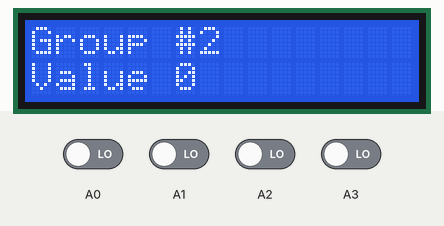
The sketch below on a simulated Arduino Uno, built with avr-gcc and run on an emulated ATmega328P. Shown: 16×2 character LCD. Inputs (shaded band) come from the test bench; at power-on: A0–3 LOW. EEPROM starts erased.

Above: at 1.2 s.
1.3 s: A0 driven HIGH
2.8 s: A0 driven LOW
At 5.39 s:
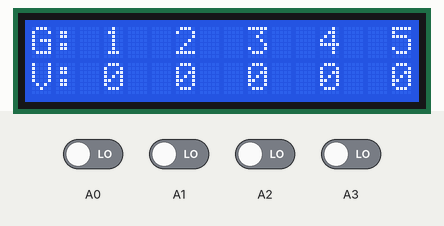
5.8 s: A1 driven HIGH
7.3 s: A0 driven HIGH
At 7.76 s:
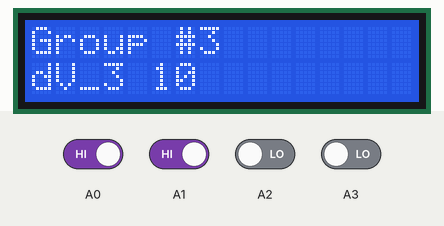
10.3 s: A2 driven HIGH
At 11.3 s:
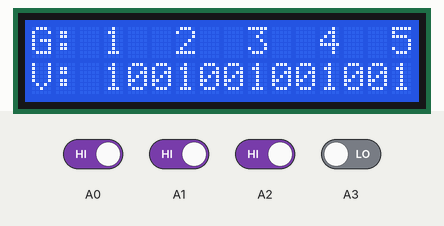
13.3 s: A0 driven LOW and A1 driven LOW
At 13.67 s:
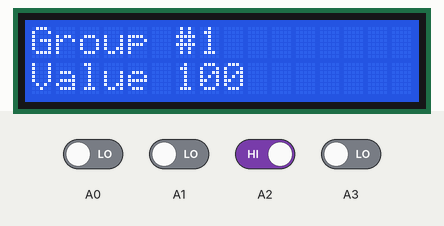
Timing chart, 0 to 16.3 s (numbered marks = the images above; inputs shaded):
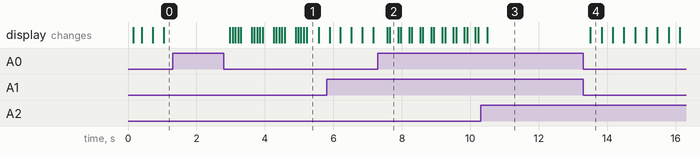

Measured:
- after the input at 1.3 s, every drawn part: stays the same
- after the input at 2.8 s, the display: first changes after 0.18 s (image 1 shows a later state)
- after the input at 10.3 s, the display: changes after 0.20 s (image 3)
- after the input at 13.3 s, the display: changes after 0.21 s (image 4)

The sketch:

DIMER_0.1.ino
```cpp
#include <Wire.h>
#include <LiquidCrystal_I2C.h>
#include <EEPROM.h>                       // Импортируем бмблиотеку

int Address_Value_1 = 0;                          // Переменная для хранения адреса
byte EValue_1;
int Address_Value_2 = 1;                          // Переменная для хранения адреса
byte EValue_2;
int Address_Value_3 = 2;                          // Переменная для хранения адреса
byte EValue_3;
int Address_Value_4 = 3;                          // Переменная для хранения адреса
byte EValue_4;
int Address_Value_5= 4;                          // Переменная для хранения адреса
byte EValue_5;
int Address_dV_1 = 5;                          // Переменная для хранения адреса
byte EdV_1;
int Address_dV_2 = 6;                          // Переменная для хранения адреса
byte EdV_2;
int Address_dV_3 = 7;                          // Переменная для хранения адреса
byte EdV_3;
int Address_dV_4 = 8;                          // Переменная для хранения адреса
byte EdV_4;
int Address_dV_5 = 9;                          // Переменная для хранения адреса
byte EdV_5;

LiquidCrystal_I2C lcd(0x27,16,2);  // Устанавливаем дисплей

int BATTON_SET=A0;
int BATTON_MORE=A1;
int BATTON_LESS=A2;
int BATTON_OK=A3;
int SET=0;
int MORE=0;
int LESS=0;
int OK=0;
int Value_1;
int Value_2;
int Value_3;
int Value_4;
int Value_5;
int dV_1;
int dV_2;
int dV_3;
int dV_4;
int dV_5;
unsigned long last_time;

void setup()
{
  lcd.init();
  pinMode(A0, INPUT);
  pinMode(A1, INPUT);
  pinMode(A2, INPUT);
  pinMode(A3, INPUT);
 // pinMode(13, OUTPUT);
  // ШИМ 8 разрядов, 32.25 кГц
  TCCR0A = TCCR0A & 0b11111000  | 1;
  TCCR0B = TCCR0B & 0b11111000  | 0x01;
  TCCR1A = TCCR1A & 0xe0 | 1;
  TCCR1B = TCCR1B & 0xe0 | 0x01;
  TCCR2A = TCCR2A & 0xe0 | 1;
  TCCR2B = TCCR2B & 0xe0 | 0x01;


}
void loop()
{
  lcd.init();
  lcd.backlight();// Включаем подсветку дисплея
 // lcd.print("Channel #1");
  //lcd.setCursor(0, 1);
 // Serial.begin(9600);
 // lcd.print("Value ");

 // while(true)

  BATTON_SET = !digitalRead(A0);
  BATTON_MORE = !digitalRead(A1);
  BATTON_LESS = !digitalRead(A2);
  BATTON_OK = !digitalRead(A3);


if (BATTON_SET == 1)
  {
    if (millis()-last_time>10000)
   {
      last_time=millis();
      SET=SET+1;
    }
  }

if (BATTON_MORE == 1)
  {
    if (millis()-last_time>10000)
   {
      last_time=millis();
      MORE=1;
    }
  }
if (BATTON_MORE != 1)
 {MORE=0;
  }

if (BATTON_LESS == 1)
  {
    if (millis()-last_time>10000)
   {
      last_time=millis();
      LESS=1;
    }
    else
    {LESS=0;}
  }
if (BATTON_LESS != 1)
 {LESS=0;
  }

if (BATTON_OK == 1)
  {
    if (millis()-last_time>10000)
   {
      last_time=millis();
      OK=1;
    }
    else
    {OK=0;}
  }
if (BATTON_OK != 1)
 {OK=0;
  }


if (SET>10)
  {
    SET=0;
  }
if (SET == 1)
  {
   // lcd.clear();
    lcd.setCursor(0, 0);
    lcd.print("Group #1");
    lcd.setCursor(0, 1);
    lcd.print("Value ");
    lcd.setCursor(6, 1);
    lcd.print(Value_1);
  }
  if (SET==2)
  {lcd.setCursor(0, 0);
    lcd.print("Group #1");
    lcd.setCursor(0, 1);
    lcd.print("dV_1 ");
    lcd.setCursor(5, 1);
    lcd.print(dV_1);
    }
  if (SET == 3)
  {
   // lcd.clear();
    lcd.setCursor(0, 0);
    lcd.print("Group #2");
    lcd.setCursor(0, 1);
    lcd.print("Value ");
    lcd.setCursor(6, 1);
    lcd.print(Value_2);
  }
  if (SET==4)
  {lcd.setCursor(0, 0);
    lcd.print("Group #2");
    lcd.setCursor(0, 1);
    lcd.print("dV_2 ");
    lcd.setCursor(5, 1);
    lcd.print(dV_2);
    }
  if (SET == 5)
  {
   // lcd.clear();
    lcd.setCursor(0, 0);
    lcd.print("Group #3");
    lcd.setCursor(0, 1);
    lcd.print("Value ");
    lcd.setCursor(6, 1);
    lcd.print(Value_3);
  }
  if (SET==6)
  {lcd.setCursor(0, 0);
    lcd.print("Group #3");
    lcd.setCursor(0, 1);
    lcd.print("dV_3 ");
    lcd.setCursor(5, 1);
    lcd.print(dV_3);
    }
  if (SET == 7)
  {
   // lcd.clear();
    lcd.setCursor(0, 0);
    lcd.print("Group #4");
    lcd.setCursor(0, 1);
    lcd.print("Value ");
    lcd.setCursor(6, 1);
    lcd.print(Value_4);
  }
  if (SET==8)
  {lcd.setCursor(0, 0);
    lcd.print("Group #4");
    lcd.setCursor(0, 1);
    lcd.print("dV_4 ");
    lcd.setCursor(5, 1);
    lcd.print(dV_4);
    }
  if (SET == 9)
  {
   // lcd.clear();
    lcd.setCursor(0, 0);
    lcd.print("Group #5");
    lcd.setCursor(0, 1);
    lcd.print("Value ");
    lcd.setCursor(6, 1);
    lcd.print(Value_5);
  }
  if (SET==10)
  {lcd.setCursor(0, 0);
    lcd.print("Group #5");
    lcd.setCursor(0, 1);
    lcd.print("dV_5 ");
    lcd.setCursor(5, 1);
    lcd.print(dV_5);
    }
  if (SET==0)
  {
    lcd.setCursor(0, 0);
    lcd.print("G:");
    lcd.setCursor(3, 0);
    lcd.print("1");
    lcd.setCursor(6, 0);
    lcd.print("2");
    lcd.setCursor(9, 0);
    lcd.print("3");
    lcd.setCursor(12, 0);
    lcd.print("4");
    lcd.setCursor(15, 0);
    lcd.print("5");
    lcd.setCursor(0, 1);
    lcd.print("V:");
    lcd.setCursor(3, 1);
    lcd.print(Value_1);
    lcd.setCursor(6, 1);
    lcd.print(Value_2);
    lcd.setCursor(9, 1);
    lcd.print(Value_3);
    lcd.setCursor(12, 1);
    lcd.print(Value_4);
    lcd.setCursor(15, 1);
    lcd.print(Value_5);


   }

   if (MORE==1 && SET==1)
   {Value_1=Value_1+dV_1;}
   if (MORE==1 && SET==2)
   {dV_1=dV_1+1;}
   if (dV_1>10)
   {dV_1=10;}
   if ((Value_1+dV_1)>255)
   {Value_1=255;}

   if (MORE==1 && SET==3)
   {Value_2=Value_2+dV_2;}
   if (MORE==1 && SET==4)
   {dV_2=dV_2+1;}
   if (dV_2>10)
   {dV_1=10;}
   if ((Value_2+dV_2)>255)
   {Value_2=255;}

   if (MORE==1 && SET==5)
   {Value_3=Value_3+dV_3;}
   if (MORE==1 && SET==6)
   {dV_3=dV_3+1;}
   if (dV_3>10)
   {dV_3=10;}
   if ((Value_3+dV_3)>255)
   {Value_3=255;}

   if (MORE==1 && SET==7)
   {Value_4=Value_4+dV_4;}
   if (MORE==1 && SET==8)
   {dV_4=dV_4+1;}
   if (dV_4>10)
   {dV_4=10;}
   if ((Value_4+dV_4)>255)
   {Value_4=255;}

   if (MORE==1 && SET==9)
   {Value_5=Value_5+dV_5;}
   if (MORE==1 && SET==10)
   {dV_5=dV_5+1;}
   if (dV_5>10)
   {dV_5=10;}
   if ((Value_5+dV_5)>255)
   {Value_5=255;}


   if (OK==1)
   {SET=0;
   EValue_1=Value_1*2.55;
   EValue_2=Value_2*2.55;
   EValue_3=Value_3*2.55;
   EValue_4=Value_4*2.55;
   EValue_5=Value_5*2.55;
   EdV_1=dV_1*2.55;
   EdV_2=dV_2*2.55;
   EdV_3=dV_3*2.55;
   EdV_4=dV_4*2.55;
   EdV_5=dV_5*2.55;
   EEPROM.update(Address_Value_1,EValue_1);
   EEPROM.update(Address_Value_2,EValue_2);
   EEPROM.update(Address_Value_3,EValue_3);
   EEPROM.update(Address_Value_4,EValue_4);
   EEPROM.update(Address_Value_5,EValue_5);
   EEPROM.update(Address_dV_1,EdV_1);
   EEPROM.update(Address_dV_2,EdV_2);
   EEPROM.update(Address_dV_3,EdV_3);
   EEPROM.update(Address_dV_4,EdV_4);
   EEPROM.update(Address_dV_5,EdV_5);
   }

  if (LESS==1)
  {
  dV_1=EEPROM.read(Address_dV_1)/2.55;
  dV_2=EEPROM.read(Address_dV_2)/2.55;
  dV_3=EEPROM.read(Address_dV_3)/2.55;
  dV_4=EEPROM.read(Address_dV_4)/2.55;
  dV_5=EEPROM.read(Address_dV_5)/2.55;
  Value_1=EEPROM.read(Address_Value_1)/2.55;
  Value_2=EEPROM.read(Address_Value_2)/2.55;
  Value_3=EEPROM.read(Address_Value_3)/2.55;
  Value_4=EEPROM.read(Address_Value_4)/2.55;
  Value_5=EEPROM.read(Address_Value_5)/2.55;
    }


//  Serial.print(a);
//  delay(10);
 // analogWrite(3, 20); // на выводе 9 ШИМ=10%
 // analogWrite(5, 20); // на выводе 9 ШИМ=10%
 // analogWrite(6, 20); // на выводе 9 ШИМ=10%
 // analogWrite(9, 20); // на выводе 9 ШИМ=10%
 // analogWrite(10, 20); // на выводе 9 ШИМ=10%
 // analogWrite(11, 20); // на выводе 9 ШИМ=10%

//}
}
```
